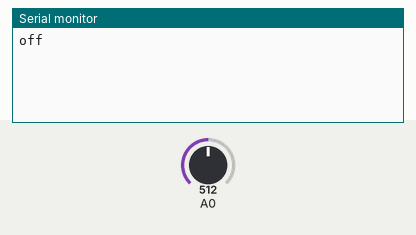
The sketch below on a simulated Arduino Uno, built with avr-gcc and run on an emulated ATmega328P. Parts: the last lines printed to the serial monitor. The inputs (shaded band) are chosen by the test bench; at power-on: A0 = 512. No radio packets arrive unless stated.

Above: at 1.8 s.
1.9 s: A0 set to 882
At 3.0 s:
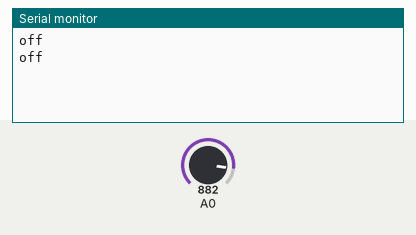
3.4 s: A0 set to 909
At 6.0 s:
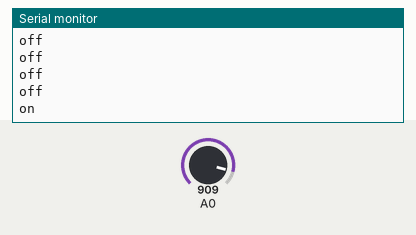

The sketch:

433_transmitter.ino
```cpp
#include <RH_ASK.h>
#ifdef RH_HAVE_HARDWARE_SPI
#include <SPI.h> // Not actually used but needed to compile
#endif
RH_ASK driver(2000,4,2,0);
void setup() {
  // put your setup code here, to run once:
Serial.begin(9600);
pinMode(A0,INPUT);
if (!driver.init())
         Serial.println("init failed");

}

void loop() {
  // put your main code here, to run repeatedly:
const char *msg = "ON";
const char *msg1 = "OF";
if (analogRead(A0)>=900){
    driver.send((uint8_t *)msg, strlen(msg));
    driver.waitPacketSent();
    delay(1000);
    Serial.println("on");}
else{
  driver.send((uint8_t *)msg1, strlen(msg1));
    driver.waitPacketSent();
    delay(1000);
    Serial.println("off");}


}
```

Measured:
- the behaviour switches between 899 and 900 on A0 (found by bisection; images 1 and 2)
- after the input at 3.4 s, the serial monitor: prints a new line after 1.9 s (image 2)
